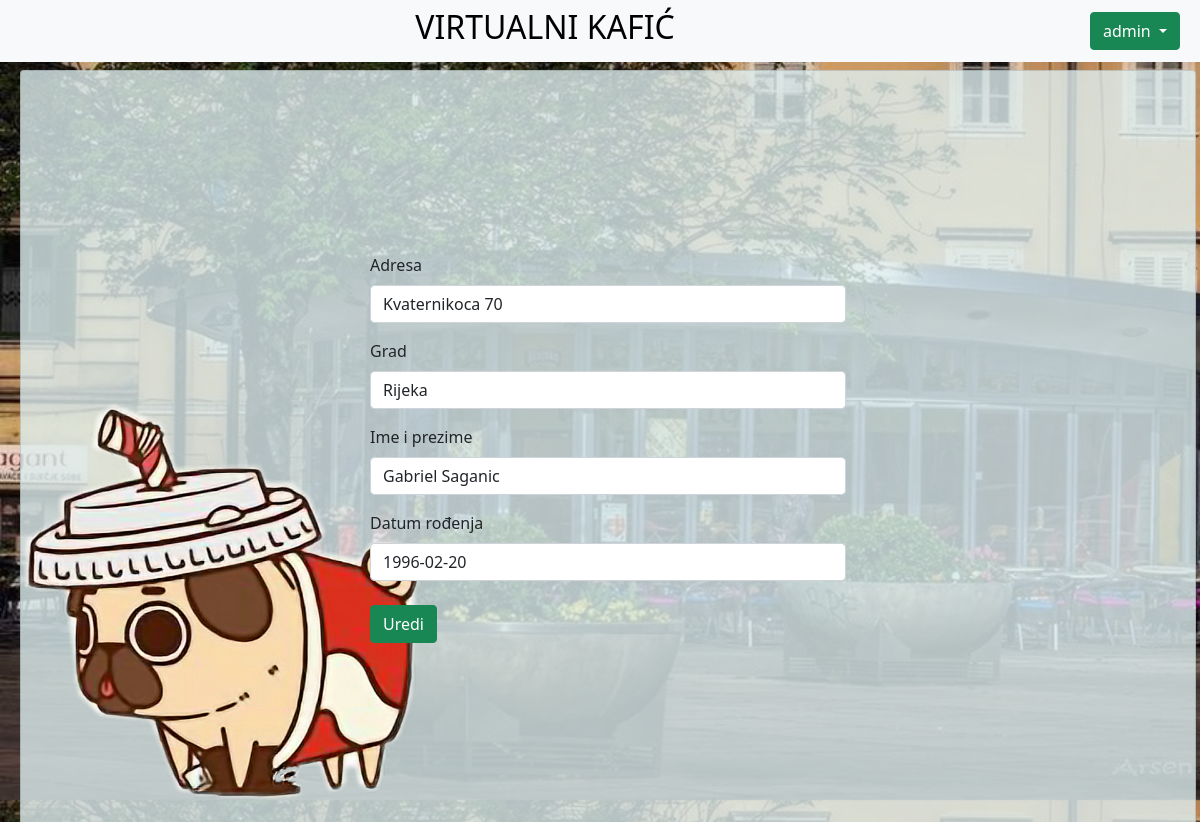
The page /accounts/profil-edit/1 (signed in) on the database as committed earlier.
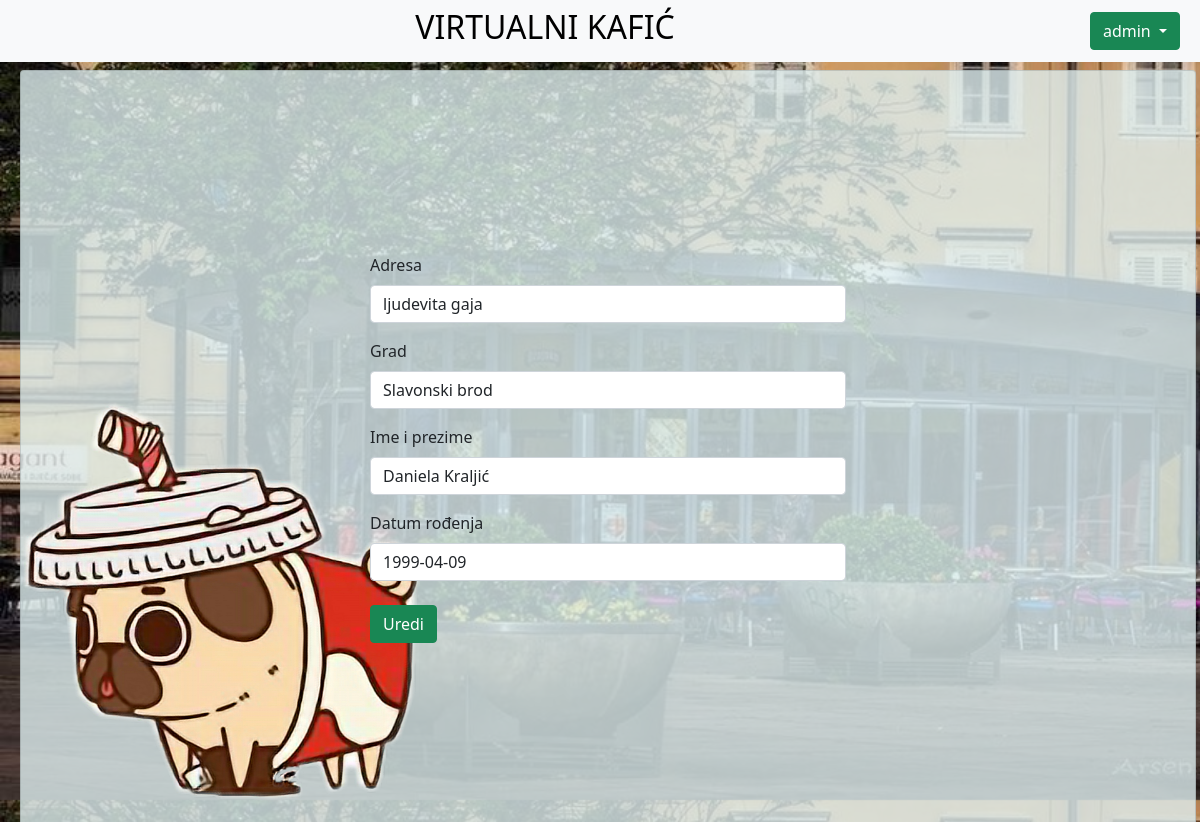
The same page on the database as committed later.
### accounts/models.py (models this page shows, shortened)
class Profil(models.Model):
    user = models.OneToOneField(
        get_user_model(),
        on_delete=models.CASCADE,
        primary_key=True,
    )
    adresa = models.CharField(blank=True, max_length=255, null=True)
    grad = models.CharField(blank=True, max_length=255, null=True)
    ime_i_prezime = models.CharField(blank=True, max_length=255, null=True)
    datum_rođenja = models.DateField(blank=True, null=True)

### accounts/views.py (the view, shortened to what this page needs)
# urls.py: path("profil-edit/<pk>", views.EditProfile.as_view(), name="profil-edit"), #za uređivanje profila
class EditProfile(LoginRequiredMixin, UpdateView):
    model = Profil
    fields = ["adresa", "grad", "ime_i_prezime", "datum_rođenja"] #to je da se nebi mogo promijenti korisnik na koji je profil povezan, a npr. u adminu se to može
    template_name = "accounts/profil_form.html"

### templates/accounts/profil_form.html (shortened to what this page needs)
{% extends "_base.html" %}
{% load crispy_forms_tags %}
{% block cute_image %}/media/cute_dog.png{% endblock %}
{% block content %}
<div class="container" align="center">
    <div id="detail_container" class="container" >
        <form method="post">
            {{ form | crispy }}
            <input class="btn btn-success mt-2" type="submit" value="Uredi">
        </form>
    </div>
</div>
{% endblock %}

Rows that differ between the two databases and show on the page:
changed Profil: adresa "Kvaternikoca 70" → "ljudevita gaja"; grad "Rijeka" → "Slavonski brod"; ime_i_prezime "Gabriel Saganic" → "Daniela Kraljić"; datum_rođenja "1996-02-20" → "1999-04-09"
